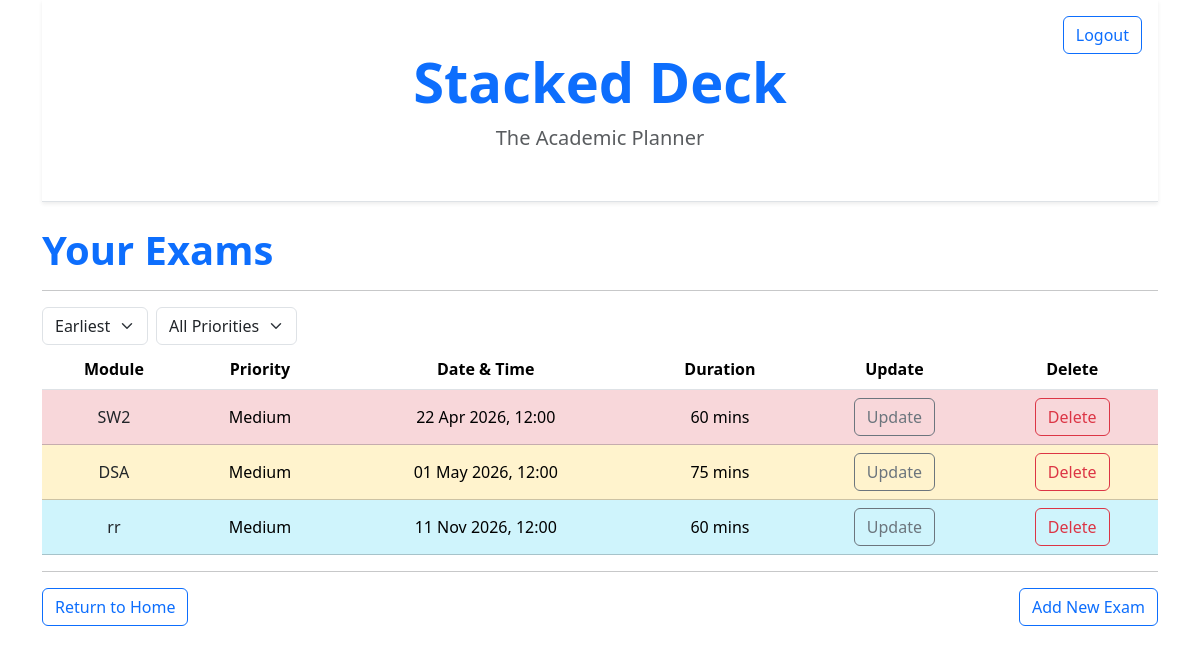
Screenshot of /view-exams (signed in) with the database file from the repository.
### app/models.py (models this page shows)
class Exam(db.Model):
    id: so.Mapped[int] = so.mapped_column(primary_key=True)
    module: so.Mapped[str] = so.mapped_column(sa.String(256), index=True)
    duration_minutes: so.Mapped[int] = so.mapped_column(sa.Integer, nullable=False)
    exam_date: so.Mapped[datetime.datetime] = so.mapped_column(sa.DateTime(timezone=True), index=True, nullable=False)
    priority: so.Mapped[Priority] = so.mapped_column(
        sa.Enum(Priority),
        default=Priority.MEDIUM,
        nullable=False
    )
    notes: so.Mapped[Optional[str]] = so.mapped_column(sa.Text, nullable=True)
    user_id: so.Mapped[int] = so.mapped_column(sa.ForeignKey(User.id), index=True)
    author: so.Mapped[User] = so.relationship(back_populates='exams')
    tasks: so.Mapped[list['Task']] = so.relationship(back_populates='exam', cascade="all, delete-orphan")
    saved_materials: so.Mapped[list["SavedMaterial"]] = so.relationship(back_populates="exam",
    cascade="all, delete-orphan")
    todo_items: so.Mapped[list["ToDoItem"]] = so.relationship(
    back_populates="exam",
    cascade="all, delete-orphan")

### app/routes.py (the view)
@app.route('/view-exams', methods=['GET', 'POST'])
@login_required
def view_exams():
    sort_type = request.args.get('type', '')
    priority_type = request.args.get('priority', '')
    query = Exam.query.filter_by(author=current_user)
    if priority_type:
        target_priority = Priority(int(priority_type))
        query = query.filter(Exam.priority == target_priority)
    if sort_type == 'descending':
        query = query.order_by(Exam.exam_date.desc())
    else:
        query = query.order_by(Exam.exam_date.asc())
    exams = query.all()
    today = datetime.now().date()
    for exam in exams:
        delta = (exam.exam_date.date() - today).days
        if delta < 0:
            exam.urgency = "table-secondary"
        elif delta <= 7:
            exam.urgency = "table-danger"
        elif delta <= 14:
            exam.urgency = "table-warning"
        else:
            exam.urgency = "table-info"
    return render_template('view-exams.html', exams=exams, type=sort_type, priority=priority_type)

### app/models.py (called while the page is built)
@login.user_loader
def load_user(id):
    return db.session.get(User, int(id))

### app/templates/view-exams.html (shortened to what this page needs)
{% extends "base.html" %} {% block title %}All Exams{% endblock %} {% block
content %}
<h1 class="display-6 fw-bold text-primary">Your Exams</h1>
<hr />
<form method="GET" class="d-flex gap-2 mb-1">
  <select name="type" class="form-select w-auto" onchange="this.form.submit()">
    <option value="ascending" {% if type == "ascending" %}selected{% endif %}>
      Earliest
    </option>
  </select>
  <select name="priority" class="form-select w-auto" onchange="this.form.submit()">
    <option value="" {% if not priority %}selected{% endif %}>All Priorities</option>
  </select>
</form>
<table class="table table-hover text-center">
  <thead>
    <tr>
      <th>Module</th>
      <th>Priority</th>
      <th>Date &amp; Time</th>
      <th>Duration</th>
      <th>Update</th>
      <th>Delete</th>
    </tr>
  </thead>
  <tbody>
    {% if exams %}
    {% for exam in exams %}
    <tr class="{{ exam.urgency }} align-middle position-relative">
      <td><a href="{{ url_for('view_exam', id=exam.id) }}" class="stretched-link text-decoration-none text-dark">
            {{ exam.module }}
        </a></td>
      <td>{{ exam.priority.name.capitalize() }}</td>
      <td>{{ exam.exam_date.strftime('%d %b %Y, %H:%M') }}</td>
      <td>{{ exam.duration_minutes }} mins</td>
      <td style="position: relative; z-index: 2;">
        <a
          href="{{ url_for('updating_exam', exam_id=exam.id) }}"
          class="btn btn-outline-secondary"
          >Update</a
        >
      </td>
      <td style="position: relative; z-index: 2;">
        <form
          action="{{ url_for('delete_exam', exam_id=exam.id) }}"
          method="POST"
          style="display: inline"
        >
          <button
            type="submit"
            onclick="return confirm('Are you sure?');"
            class="btn btn-outline-danger"
          >
            Delete
          </button>
        </form>
      </td>
    </tr>
    {% endfor %}
    {% else %}
      <tr>
        <td colspan="6" class="text-center">No exams match the selected filters.</td>
      </tr>
    {% endif %}
  </tbody>
</table>
<hr />
<div class="d-flex">
  <a href="{{ url_for('index') }}" class="btn btn-outline-primary"
    >Return to Home</a
  >
  <a
    href="{{ url_for('add_exam') }}"
    class="btn btn-outline-primary ms-auto"
    >Add New Exam</a
  >
</div>
{% endblock %}

### app/templates/base.html (shortened to what this page needs)
<!doctype html>
<html lang="en">
  <head>
    <link
      href="https://cdn.jsdelivr.net/npm/bootstrap@5.3.2/dist/css/bootstrap.min.css"
      rel="stylesheet"
    />
  </head>
  <body>
    <div class="container mb-5">
      <header class="py-5 border-bottom shadow-sm mb-4 position-relative">
        {% if current_user.is_authenticated %}
        <a
          href="{{ url_for('logout') }}"
          class="btn btn-outline-primary position-absolute top-0 end-0 mt-3 me-3"
        >
          Logout
        </a>
        {% endif %}
        <div class="container text-center">
          <h1 class="display-4 fw-bold text-primary">
            <a
              href="{{ url_for('index') }}"
              class="text-reset text-decoration-none"
              >Stacked Deck</a
            >
          </h1>
          <p class="lead mb-0 text-muted">The Academic Planner</p>
        </div>
      </header>
      <main>{% block content %} {% endblock %}</main>
    </div>
  </body>
</html>

### rows the page displays
Exam: module "SW2", priority.name "Medium", exam_date "22 Apr 2026, 12:00", duration_minutes "60"
Exam: module "DSA", priority.name "Medium", exam_date "01 May 2026, 12:00", duration_minutes "75"
Exam: module "rr", priority.name "Medium", exam_date "11 Nov 2026, 12:00", duration_minutes "60"
